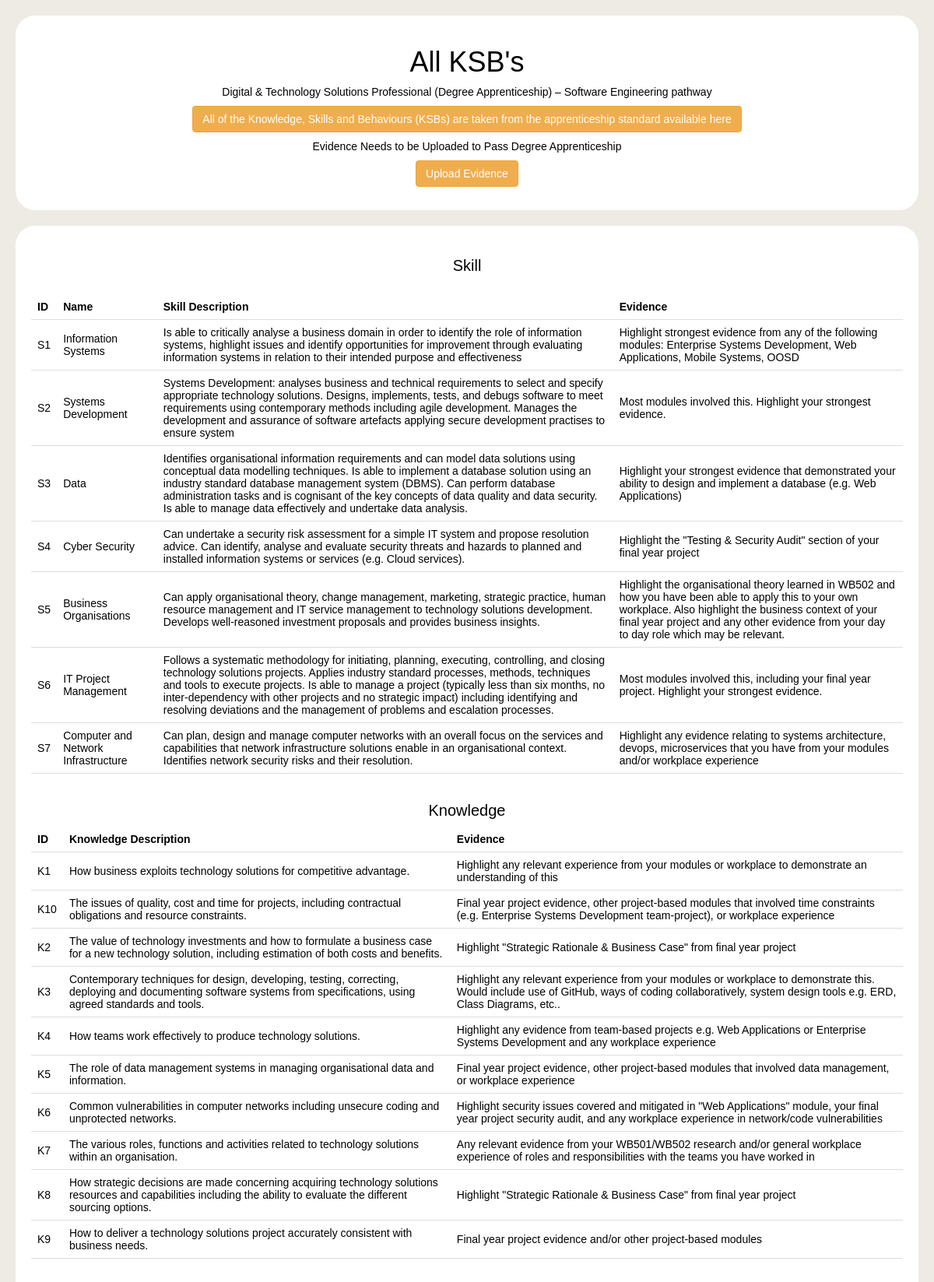
The page /ksb.php (upper part) on the database its author committed.
### tables this page shows
CREATE TABLE `ksb` (
  `id` varchar(11) NOT NULL,
  `skill` varchar(255) DEFAULT NULL,
  `skill_description` longtext DEFAULT NULL,
  `evidence` longtext DEFAULT NULL
);

### ksb.php (the view, shortened to what this page needs)
<!DOCTYPE html>
 <html lang="en">
 <head>
     <link rel="stylesheet" href="https://maxcdn.bootstrapcdn.com/bootstrap/3.3.7/css/bootstrap.css">
 </head>
 <body>
   <div class="title1">
   <h1> All KSB's </h1>
   <p>
     Digital & Technology Solutions Professional (Degree Apprenticeship) – Software Engineering pathway
   </p>
   <p>
     <a href="https://www.instituteforapprenticeships.org/apprenticeship-standards/digital-and-technology-solutions-professional-integrated-degree/" class="btn btn-warning" target="_blank">All of the Knowledge, Skills and Behaviours (KSBs) are taken from the apprenticeship standard available here</a>
    </p>
     <p>
       Evidence Needs to be Uploaded to Pass Degree Apprenticeship
     </p>
     <p>
       <a href="evidence.php" class="btn btn-warning"> Upload Evidence</a>
     </p>
   </div>
 </body>
 </html>
 <?php
   require_once "config.php";
   $sql = "SELECT * FROM ksb WHERE id LIKE 'S_'";
   $result = $link->query($sql);
   if ($result->num_rows > 0)
   {
     echo "<div class='table1'>";
     echo "<h2>Skill</h2><br><table><tr><th>ID</th><th>Name</th><th>Skill Description</th><th>Evidence</th></tr>";
     while($row = $result->fetch_assoc()) {
       echo "<tr><td>".$row["id"]."</td><td>".$row["skill"]."</td><td>".$row["skill_description"]."</td><td>".$row["evidence"]."</td>";
     }
     echo "</table><br><h2>Knowledge</h2>";
    }
   else
   {
     echo "0 results";
   }
   $sql = "SELECT * FROM ksb WHERE id BETWEEN 'K1' AND 'K9'";
   $result = $link->query($sql);
   if ($result->num_rows > 0) {
     echo "<table><tr><th>ID</th><th>Knowledge Description</th><th>Evidence</th></tr>";
     while($row = $result->fetch_assoc()) {
       echo "<tr><td>".$row["id"]."</td><td>".$row["skill_description"]."</td><td>".$row["evidence"]."</td>";
     }
     echo "</table><br><h2>Behaviour</h2>";
   } else {
     echo "0 results<h2>Behaviour</h2>";
   }
   $sql = "SELECT * FROM ksb WHERE id LIKE 'B_'";
   $result = $link->query($sql);
   if ($result->num_rows > 0) {
     echo "<table><tr><th>ID</th><th>Behaviour Description</th><th>Evidence</th></tr>";
     echo "</table><br><h2>Software Engineering</h2>";
   } else {
     echo "0 results";
   }
   $sql = "SELECT * FROM ksb WHERE id BETWEEN 'SE1' AND 'SE9'";
   $result = $link->query($sql);
   if ($result->num_rows > 0) {
     echo "<table><tr><th>ID</th><th>Specialist Description</th><th>Evidence</th></tr>";
     echo "</table></div>";
   } else {
     echo "0 results";
   }
?>

### ksb.php (style rules this page uses)
body { font: 14px sans-serif; text-align: center; background-color: #eeebe5; }
a { font-family: "Trebuchet MS", Arial, Helvetica, sans-serif; font-size: 20px; color: #76949F; text-align: center; }
table { border-collapse: collapse; width: 100%; }
th, td { padding: 8px; text-align: left; border-bottom: 1px solid #ddd; }
h2 { font-family: sans-serif; font-size: 20px; color: black; text-align: center; }
p { font-family: sans-serif; color: #black; text-align: center; }
h1 { font-family: sans-serif; text-align: center; }
.title1 { background-color: white; color: black; border: 2px white; margin: 20px; padding: 20px; border-radius: 25px; }
.table1 { background-color: white; color: black; border: 2px white; margin: 20px; padding: 20px; border-radius: 25px; }

### rows shown on the page
ksb: id "S1", skill "Information Systems", skill_description "Is able to critically analyse a business domain in order to identify the role of information systems, highlight issues and identify opportunities for improvement through evaluating information systems in relation to their intended purpose and effectiveness", evidence "Highlight strongest evidence from any of the following modules: Enterprise Systems Development, Web Applications, Mobile Systems, OOSD"
ksb: id "S2", skill "Systems Development", skill_description "Systems Development: analyses business and technical requirements to select and specify appropriate technology solutions. Designs, implements, tests, and debugs software to meet requirements using contemporary methods including agile development. Manages the development and assurance of software artefacts applying secure development practises to ensure system", evidence "Most modules involved this. Highlight your strongest evidence."
ksb: id "S3", skill "Data", skill_description "Identifies organisational information requirements and can model data solutions using conceptual data modelling techniques. Is able to implement a database solution using an industry standard database management system (DBMS). Can perform database administration tasks and is cognisant of the key concepts of data quality and data security. Is able to manage data effectively and undertake data analysis.", evidence "Highlight your strongest evidence that demonstrated your ability to design and implement a database (e.g. Web Applications)"
ksb: id "S4", skill "Cyber Security", skill_description "Can undertake a security risk assessment for a simple IT system and propose resolution advice. Can identify, analyse and evaluate security threats and hazards to planned and installed information systems or services (e.g. Cloud services).", evidence "Highlight the \"Testing & Security Audit\" section of your final year project"
ksb: id "S5", skill "Business Organisations", skill_description "Can apply organisational theory, change management, marketing, strategic practice, human resource management and IT service management to technology solutions development. Develops well-reasoned investment proposals and provides business insights.", evidence "Highlight the organisational theory learned in WB502 and how you have been able to apply this to your own workplace. Also highlight the business context of your final year project and any other evidence from your day to day role which may be relevant."
ksb: id "S6", skill "IT Project Management", skill_description "Follows a systematic methodology for initiating, planning, executing, controlling, and closing technology solutions projects. Applies industry standard processes, methods, techniques and tools to execute projects. Is able to manage a project (typically less than six months, no inter-dependency with other projects and no strategic impact) including identifying and resolving deviations and the management of problems and escalation processes.", evidence "Most modules involved this, including your final year project. Highlight your strongest evidence."
ksb: id "S7", skill "Computer and Network Infrastructure", skill_description "Can plan, design and manage computer networks with an overall focus on the services and capabilities that network infrastructure solutions enable in an organisational context. Identifies network security risks and their resolution.", evidence "Highlight any evidence relating to systems architecture, devops, microservices that you have from your modules and/or workplace experience"
ksb: id "K1", skill_description "How business exploits technology solutions for competitive advantage.", evidence "Highlight any relevant experience from your modules or workplace to demonstrate an understanding of this"
ksb: id "K10", skill_description "The issues of quality, cost and time for projects, including contractual obligations and resource constraints.", evidence "Final year project evidence, other project-based modules that involved time constraints (e.g. Enterprise Systems Development team-project), or workplace experience"
ksb: id "K2", skill_description "The value of technology investments and how to formulate a business case for a new technology solution, including estimation of both costs and benefits.", evidence "Highlight \"Strategic Rationale & Business Case\" from final year project"
ksb: id "K3", skill_description "Contemporary techniques for design, developing, testing, correcting, deploying and documenting software systems from specifications, using agreed standards and tools.", evidence "Highlight any relevant experience from your modules or workplace to demonstrate this. Would include use of GitHub, ways of coding collaboratively, system design tools e.g. ERD, Class Diagrams, etc.."
ksb: id "K4", skill_description "How teams work effectively to produce technology solutions.", evidence "Highlight any evidence from team-based projects e.g. Web Applications or Enterprise Systems Development and any workplace experience"
ksb: id "K5", skill_description "The role of data management systems in managing organisational data and information.", evidence "Final year project evidence, other project-based modules that involved data management, or workplace experience"
ksb: id "K6", skill_description "Common vulnerabilities in computer networks including unsecure coding and unprotected networks.", evidence "Highlight security issues covered and mitigated in \"Web Applications\" module, your final year project security audit, and any workplace experience in network/code vulnerabilities"
ksb: id "K7", skill_description "The various roles, functions and activities related to technology solutions within an organisation.", evidence "Any relevant evidence from your WB501/WB502 research and/or general workplace experience of roles and responsibilities with the teams you have worked in"
ksb: id "K8", skill_description "How strategic decisions are made concerning acquiring technology solutions resources and capabilities including the ability to evaluate the different sourcing options.", evidence "Highlight \"Strategic Rationale & Business Case\" from final year project"
ksb: id "K9", skill_description "How to deliver a technology solutions project accurately consistent with business needs.", evidence "Final year project evidence and/or other project-based modules"
